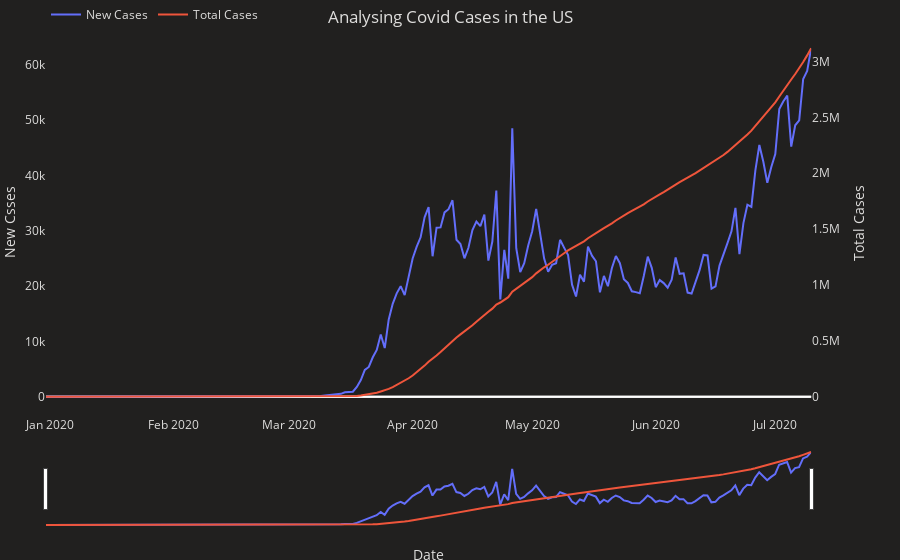

The notebook cell this image was saved under:
### Code cell
#Plotting total cases vs new cases

# Create figure with secondary y-axis
fig = make_subplots(specs=[[{"secondary_y": True}]])

# Add traces
fig.add_trace(
    go.Scatter(x=US_data['date'], y=US_data['new_cases'], name="New Cases"),
    secondary_y=False,
)

fig.add_trace(
    go.Scatter(x=US_data['date'], y=US_data['total_cases'], name="Total Cases"),
    secondary_y=True,
)

# Add figure title
fig.update_layout(
    title={
        'text': "Analysing Covid Cases in the US",
        'y':0.98,
        'x':0.5,
        'xanchor': 'center',
        'yanchor': 'top'})

# Set x-axis title
fig.update_xaxes(title_text="Date")

# Set y-axes titles
fig.update_yaxes(title_text="New Csses", secondary_y=False)
fig.update_yaxes(title_text="Total Cases", secondary_y=True)


fig.update_xaxes(showgrid=False, zeroline=True, rangeslider_visible=True, showticklabels=True,
                 showspikes=True, spikemode='across', spikesnap='cursor', showline=False,
                 spikecolor="grey",spikethickness=0.5, spikedash='solid')

fig.update_yaxes(showgrid=False,showspikes=True, spikedash='solid',spikemode='across', 
                spikecolor="grey",spikesnap="cursor",spikethickness=0.5)
 
fig.update_layout({'plot_bgcolor': "#21201f", 'paper_bgcolor': "#21201f", 'legend_orientation': "h"},
                  legend=dict(y=1, x=0),
                  font=dict(color='#dedddc'), dragmode='pan', hovermode='x unified',
                  margin=dict(b=20, t=0, l=0, r=40))

fig.show()

### Figure 1 — Plotly figure (JSON) as saved in the notebook; plotly's stock layout.template omitted (floating-point values rounded to 4 significant figures; data arrays with more than 128 entries replaced by an {"elided": "..."} marker saying what was removed)
{"data": [{"name": "New Cases", "type": "scatter", "x": {"elided": "193 str values"}, "xaxis": "x", "y": {"elided": "193 int values"}, "yaxis": "y"}, {"name": "Total Cases", "type": "scatter", "x": {"elided": "193 str values"}, "xaxis": "x", "y": {"elided": "193 int values"}, "yaxis": "y2"}], "layout": {"dragmode": "pan", "font": {"color": "#dedddc"}, "hovermode": "x unified", "legend": {"orientation": "h", "x": 0, "y": 1}, "margin": {"b": 20, "l": 0, "r": 40, "t": 0}, "paper_bgcolor": "#21201f", "plot_bgcolor": "#21201f", "title": {"text": "Analysing Covid Cases in the US", "x": 0.5, "xanchor": "center", "y": 0.98, "yanchor": "top"}, "xaxis": {"anchor": "y", "domain": [0, 0.94], "rangeslider": {"visible": true}, "showgrid": false, "showline": false, "showspikes": true, "showticklabels": true, "spikecolor": "grey", "spikedash": "solid", "spikemode": "across", "spikesnap": "cursor", "spikethickness": 0.5, "title": {"text": "Date"}, "zeroline": true}, "yaxis": {"anchor": "x", "domain": [0, 1], "showgrid": false, "showspikes": true, "spikecolor": "grey", "spikedash": "solid", "spikemode": "across", "spikesnap": "cursor", "spikethickness": 0.5, "title": {"text": "New Csses"}}, "yaxis2": {"anchor": "x", "overlaying": "y", "showgrid": false, "showspikes": true, "side": "right", "spikecolor": "grey", "spikedash": "solid", "spikemode": "across", "spikesnap": "cursor", "spikethickness": 0.5, "title": {"text": "Total Cases"}}}}
